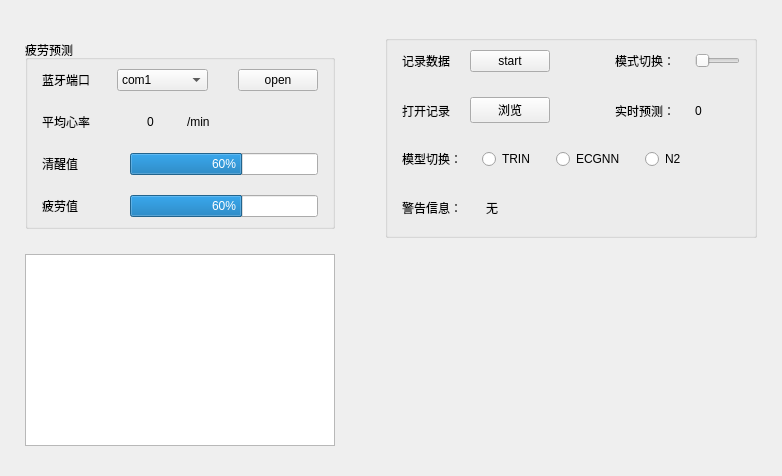
  <widget class="QWidget" name="centralwidget">
   <layout class="QHBoxLayout" name="horizontalLayout_9" stretch="5,6">
    <property name="spacing">
     <number>50</number>
    </property>
    <property name="leftMargin">
     <number>25</number>
    </property>
    <property name="topMargin">
     <number>20</number>
    </property>
    <property name="rightMargin">
     <number>25</number>
    </property>
    <property name="bottomMargin">
     <number>20</number>
    </property>
    <item>
     <layout class="QVBoxLayout" name="verticalLayout" stretch="5,6">
      <property name="spacing">
       <number>25</number>
      </property>
      <property name="topMargin">
       <number>20</number>
      </property>
      <property name="bottomMargin">
       <number>10</number>
      </property>
      <item>
       <widget class="QGroupBox" name="groupBox">
        <property name="title">
         <string>疲劳预测</string>
        </property>
        <layout class="QVBoxLayout" name="verticalLayout_3" stretch="2,2,2,2">
         <property name="spacing">
          <number>20</number>
         </property>
         <item>
          <layout class="QHBoxLayout" name="horizontalLayout" stretch="3,4,1,2">
           <property name="spacing">
            <number>7</number>
           </property>
           <property name="leftMargin">
            <number>5</number>
           </property>
           <property name="topMargin">
            <number>0</number>
           </property>
           <property name="rightMargin">
            <number>5</number>
           </property>
           <item>
            <widget class="QLabel" name="label">
             <property name="text">
              <string>蓝牙端口</string>
             </property>
            </widget>
           </item>
           <item>
            <widget class="QComboBox" name="comboBox_bug">
             <property name="sizePolicy">
              <sizepolicy hsizetype="Preferred" vsizetype="Fixed">
               <horstretch>0</horstretch>
               <verstretch>0</verstretch>
              </sizepolicy>
             </property>
             <property name="currentIndex">
              <number>0</number>
             </property>
             <item>
              <property name="text">
               <string>com1</string>
              </property>
             </item>
             <item>
              <property name="text">
               <string>com2</string>
              </property>
             </item>
             <item>
              <property name="text">
               <string>com3</string>
              </property>
             </item>
             <item>
              <property name="text">
               <string>com4</string>
              </property>
             </item>
             <item>
              <property name="text">
               <string>com5</string>
              </property>
             </item>
             <item>
              <property name="text">
               <string>com6</string>
              </property>
             </item>
             <item>
              <property name="text">
               <string>com7</string>
              </property>
             </item>
             <item>
              <property name="text">
               <string>com8</string>
              </property>
             </item>
            </widget>
           </item>
           <item>
            <spacer name="horizontalSpacer_2">
             <property name="orientation">
              <enum>Qt::Horizontal</enum>
             </property>
             <property name="sizeHint" stdset="0">
              <size>
               <width>40</width>
               <height>20</height>
              </size>
             </property>
            </spacer>
           </item>
           <item>
            <widget class="QPushButton" name="bn_bug_start">
             <property name="sizePolicy">
              <sizepolicy hsizetype="Minimum" vsizetype="Fixed">
               <horstretch>0</horstretch>
               <verstretch>0</verstretch>
              </sizepolicy>
             </property>
             <property name="text">
              <string>open</string>
             </property>
            </widget>
           </item>
          </layout>
         </item>
         <item>
          <layout class="QHBoxLayout" name="horizontalLayout_2" stretch="3,1,3,1">
           <property name="spacing">
            <number>7</number>
           </property>
           <property name="sizeConstraint">
            <enum>QLayout::SetFixedSize</enum>
           </property>
           <property name="leftMargin">
            <number>5</number>
           </property>
           <property name="topMargin">
            <number>0</number>
           </property>
           <property name="rightMargin">
            <number>5</number>
           </property>
           <property name="bottomMargin">
            <number>0</number>
           </property>
           <item>
            <widget class="QLabel" name="label_2">
             <property name="text">
              <string>平均心率</string>
             </property>
            </widget>
           </item>
           <item>
            <widget class="QLabel" name="label_avghr">
             <property name="sizePolicy">
              <sizepolicy hsizetype="Preferred" vsizetype="Fixed">
               <horstretch>0</horstretch>
               <verstretch>0</verstretch>
              </sizepolicy>
             </property>
             <property name="minimumSize">
              <size>
               <width>0</width>
               <height>22</height>
              </size>
             </property>
             <property name="text">
              <string>0</string>
             </property>
            </widget>
           </item>
           <item>
            <widget class="QLabel" name="label_14">
             <property name="sizePolicy">
              <sizepolicy hsizetype="Preferred" vsizetype="Fixed">
               <horstretch>0</horstretch>
               <verstretch>0</verstretch>
              </sizepolicy>
             </property>
             <property name="minimumSize">
              <size>
               <width>0</width>
               <height>22</height>
              </size>
             </property>
             <property name="text">
              <string>/min</string>
             </property>
            </widget>
           </item>
           <item>
            <spacer name="horizontalSpacer_3">
             <property name="orientation">
              <enum>Qt::Horizontal</enum>
             </property>
             <property name="sizeHint" stdset="0">
              <size>
               <width>40</width>
               <height>20</height>
              </size>
             </property>
            </spacer>
           </item>
          </layout>
         </item>
         <item>
          <layout class="QHBoxLayout" name="horizontalLayout_4" stretch="3,7">
           <property name="spacing">
            <number>7</number>
           </property>
           <property name="leftMargin">
            <number>5</number>
           </property>
           <property name="rightMargin">
            <number>5</number>
           </property>
           <item>
            <widget class="QLabel" name="label_4">
             <property name="text">
              <string>清醒值</string>
             </property>
            </widget>
           </item>
           <item>
            <widget class="QProgressBar" name="progressBar_bug_qx">
             <property name="sizePolicy">
              <sizepolicy hsizetype="Minimum" vsizetype="Fixed">
               <horstretch>0</horstretch>
               <verstretch>0</verstretch>
              </sizepolicy>
             </property>
             <property name="value">
              <number>60</number>
             </property>
            </widget>
           </item>
          </layout>
         </item>
         <item>
          <layout class="QHBoxLayout" name="horizontalLayout_3" stretch="3,7">
           <property name="spacing">
            <number>7</number>
           </property>
           <property name="leftMargin">
            <number>5</number>
           </property>
           <property name="rightMargin">
            <number>5</number>
           </property>
           <item>
            <widget class="QLabel" name="label_3">
             <property name="text">
              <string>疲劳值</string>
             </property>
            </widget>
           </item>
           <item>
            <widget class="QProgressBar" name="progressBar_bug_pl">
             <property name="sizePolicy">
              <sizepolicy hsizetype="Minimum" vsizetype="Fixed">
               <horstretch>0</horstretch>
               <verstretch>0</verstretch>
              </sizepolicy>
             </property>
             <property name="value">
              <number>60</number>
             </property>
            </widget>
           </item>
          </layout>
         </item>
        </layout>
       </widget>
      </item>
      <item>
       <widget class="QGraphicsView" name="graphicsView_2"/>
      </item>
     </layout>
    </item>
    <item>
     <layout class="QVBoxLayout" name="verticalLayout_coordinate" stretch="1,1">
      <property name="spacing">
       <number>20</number>
      </property>
      <property name="topMargin">
       <number>15</number>
      </property>
      <property name="bottomMargin">
       <number>15</number>
      </property>
      <item>
       <widget class="QGroupBox" name="groupBox_2">
        <property name="title">
         <string/>
        </property>
        <layout class="QVBoxLayout" name="verticalLayout_5" stretch="1,1,1,1">
         <property name="spacing">
          <number>20</number>
         </property>
         <item>
          <layout class="QHBoxLayout" name="horizontalLayout_5" stretch="1,1,1,1,1">
           <property name="spacing">
            <number>20</number>
           </property>
           <property name="leftMargin">
            <number>5</number>
           </property>
           <property name="rightMargin">
            <number>5</number>
           </property>
           <item>
            <widget class="QLabel" name="label_8">
             <property name="text">
              <string>记录数据</string>
             </property>
            </widget>
           </item>
           <item>
            <widget class="QPushButton" name="bn_bug_record">
             <property name="text">
              <string>start</string>
             </property>
            </widget>
           </item>
           <item>
            <spacer name="horizontalSpacer_4">
             <property name="orientation">
              <enum>Qt::Horizontal</enum>
             </property>
             <property name="sizeHint" stdset="0">
              <size>
               <width>40</width>
               <height>20</height>
              </size>
             </property>
            </spacer>
           </item>
           <item>
            <widget class="QLabel" name="label_10">
             <property name="text">
              <string>模式切换：</string>
             </property>
            </widget>
           </item>
           <item>
            <widget class="QSlider" name="horizontalSlider">
             <property name="sizePolicy">
              <sizepolicy hsizetype="Preferred" vsizetype="Fixed">
               <horstretch>0</horstretch>
               <verstretch>0</verstretch>
              </sizepolicy>
             </property>
             <property name="maximum">
              <number>1</number>
             </property>
             <property name="pageStep">
              <number>1</number>
             </property>
             <property name="orientation">
              <enum>Qt::Horizontal</enum>
             </property>
            </widget>
           </item>
          </layout>
         </item>
         <item>
          <layout class="QHBoxLayout" name="horizontalLayout_6" stretch="1,1,1,1,1">
           <property name="spacing">
            <number>20</number>
           </property>
           <property name="leftMargin">
            <number>5</number>
           </property>
           <property name="rightMargin">
            <number>5</number>
           </property>
           <item>
            <widget class="QLabel" name="label_7">
             <property name="text">
              <string>打开记录</string>
             </property>
            </widget>
           </item>
           <item>
            <widget class="QPushButton" name="bn_bug_load">
             <property name="text">
              <string>浏览</string>
             </property>
            </widget>
           </item>
           <item>
            <spacer name="horizontalSpacer_5">
             <property name="orientation">
              <enum>Qt::Horizontal</enum>
             </property>
             <property name="sizeHint" stdset="0">
              <size>
               <width>40</width>
               <height>20</height>
              </size>
             </property>
            </spacer>
           </item>
           <item>
            <widget class="QLabel" name="label_9">
             <property name="text">
              <string>实时预测：</string>
             </property>
            </widget>
           </item>
           <item>
            <widget class="QLabel" name="label_debuginfo">
             <property name="text">
              <string>0</string>
             </property>
            </widget>
           </item>
          </layout>
         </item>
         <item>
          <layout class="QHBoxLayout" name="horizontalLayout_7" stretch="1,1,1,1,1">
           <property name="spacing">
            <number>20</number>
           </property>
           <property name="leftMargin">
            <number>5</number>
           </property>
           <property name="rightMargin">
            <number>5</number>
           </property>
           <item>
            <widget class="QLabel" name="label_6">
             <property name="text">
              <string>模型切换：</string>
             </property>
            </widget>
           </item>
           <item>
            <widget class="QRadioButton" name="radioButton_model1">
             <property name="sizePolicy">
              <sizepolicy hsizetype="Preferred" vsizetype="Fixed">
               <horstretch>0</horstretch>
               <verstretch>0</verstretch>
              </sizepolicy>
             </property>
             <property name="text">
              <string>TRIN</string>
             </property>
            </widget>
           </item>
           <item>
            <widget class="QRadioButton" name="radioButton_model2">
             <property name="sizePolicy">
              <sizepolicy hsizetype="Preferred" vsizetype="Fixed">
               <horstretch>0</horstretch>
               <verstretch>0</verstretch>
              </sizepolicy>
             </property>
             <property name="text">
              <string>ECGNN</string>
             </property>
            </widget>
           </item>
           <item>
            <widget class="QRadioButton" name="radioButton_model3">
             <property name="sizePolicy">
              <sizepolicy hsizetype="Maximum" vsizetype="Fixed">
               <horstretch>0</horstretch>
               <verstretch>0</verstretch>
              </sizepolicy>
             </property>
             <property name="text">
              <string>N2</string>
             </property>
            </widget>
           </item>
           <item>
            <spacer name="horizontalSpacer_6">
             <property name="orientation">
              <enum>Qt::Horizontal</enum>
             </property>
             <property name="sizeHint" stdset="0">
              <size>
               <width>40</width>
               <height>20</height>
              </size>
             </property>
            </spacer>
           </item>
          </layout>
         </item>
         <item>
          <layout class="QHBoxLayout" name="horizontalLayout_8" stretch="1,1,3">
           <property name="spacing">
            <number>20</number>
           </property>
           <property name="leftMargin">
            <number>5</number>
           </property>
           <property name="rightMargin">
            <number>5</number>
           </property>
           <item>
            <widget class="QLabel" name="label_11">
             <property name="text">
              <string>警告信息：</string>
             </property>
            </widget>
           </item>
           <item>
            <widget class="QLabel" name="label_warning">
             <property name="text">
              <string>无</string>
             </property>
            </widget>
           </item>
           <item>
            <spacer name="horizontalSpacer_7">
             <property name="orientation">
              <enum>Qt::Horizontal</enum>
             </property>
             <property name="sizeHint" stdset="0">
              <size>
               <width>40</width>
               <height>20</height>
              </size>
             </property>
            </spacer>
           </item>
          </layout>
         </item>
        </layout>
       </widget>
      </item>
      <item>
       <spacer name="horizontalSpacer">
        <property name="orientation">
         <enum>Qt::Horizontal</enum>
        </property>
        <property name="sizeHint" stdset="0">
         <size>
          <width>40</width>
          <height>20</height>
         </size>
        </property>
       </spacer>
      </item>
     </layout>
    </item>
   </layout>
  </widget>
